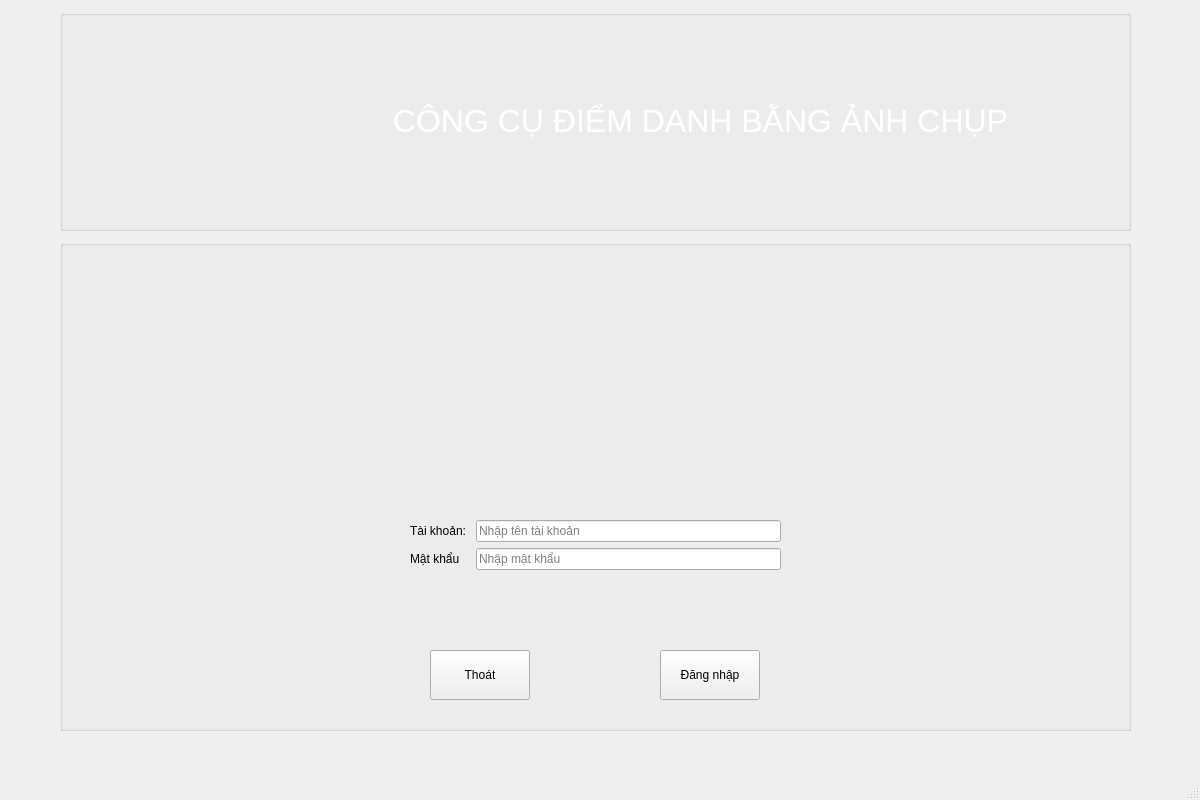
<?xml version="1.0" encoding="UTF-8"?>
<ui version="4.0">
 <class>MainWindow</class>
 <widget class="QMainWindow" name="MainWindow">
  <property name="geometry">
   <rect>
    <x>0</x>
    <y>0</y>
    <width>1200</width>
    <height>800</height>
   </rect>
  </property>
  <property name="windowTitle">
   <string>MainWindow</string>
  </property>
  <widget class="QWidget" name="centralwidget">
   <widget class="QGroupBox" name="groupBox">
    <property name="geometry">
     <rect>
      <x>60</x>
      <y>10</y>
      <width>1071</width>
      <height>221</height>
     </rect>
    </property>
    <property name="layoutDirection">
     <enum>Qt::LeftToRight</enum>
    </property>
    <property name="title">
     <string/>
    </property>
    <widget class="QLabel" name="label">
     <property name="geometry">
      <rect>
       <x>10</x>
       <y>10</y>
       <width>200</width>
       <height>200</height>
      </rect>
     </property>
     <property name="text">
      <string/>
     </property>
     <property name="pixmap">
      <pixmap>C:/Users/Admin/Pictures/khuonmat/mnt-design-logo-giao-duc-1130x570.jpg</pixmap>
     </property>
     <property name="scaledContents">
      <bool>true</bool>
     </property>
     <property name="alignment">
      <set>Qt::AlignCenter</set>
     </property>
    </widget>
    <widget class="QLabel" name="label_2">
     <property name="geometry">
      <rect>
       <x>230</x>
       <y>10</y>
       <width>821</width>
       <height>201</height>
      </rect>
     </property>
     <property name="font">
      <font>
       <family>MS Shell Dlg 2</family>
       <pointsize>24</pointsize>
       <weight>9</weight>
       <italic>false</italic>
       <bold>false</bold>
      </font>
     </property>
     <property name="styleSheet">
      <string notr="true">font: 75 24pt &quot;MS Shell Dlg 2&quot;;
color: rgb(255, 255, 255);</string>
     </property>
     <property name="text">
      <string>CÔNG CỤ ĐIỂM DANH BẰNG ẢNH CHỤP</string>
     </property>
     <property name="alignment">
      <set>Qt::AlignCenter</set>
     </property>
     <property name="buddy">
      <cstring></cstring>
     </property>
    </widget>
   </widget>
   <widget class="QGroupBox" name="groupBox_2">
    <property name="geometry">
     <rect>
      <x>60</x>
      <y>240</y>
      <width>1071</width>
      <height>491</height>
     </rect>
    </property>
    <property name="title">
     <string/>
    </property>
    <widget class="QLabel" name="label_3">
     <property name="geometry">
      <rect>
       <x>410</x>
       <y>10</y>
       <width>250</width>
       <height>250</height>
      </rect>
     </property>
     <property name="text">
      <string/>
     </property>
     <property name="pixmap">
      <pixmap>C:/Users/Admin/Pictures/khuonmat/5087579.png</pixmap>
     </property>
     <property name="scaledContents">
      <bool>true</bool>
     </property>
    </widget>
    <widget class="QPushButton" name="btnThoat">
     <property name="geometry">
      <rect>
       <x>370</x>
       <y>410</y>
       <width>100</width>
       <height>50</height>
      </rect>
     </property>
     <property name="text">
      <string>Thoát</string>
     </property>
    </widget>
    <widget class="QPushButton" name="btnDangNhap">
     <property name="geometry">
      <rect>
       <x>600</x>
       <y>410</y>
       <width>100</width>
       <height>50</height>
      </rect>
     </property>
     <property name="text">
      <string>Đăng nhập</string>
     </property>
     <property name="default">
      <bool>false</bool>
     </property>
    </widget>
    <widget class="QWidget" name="formLayoutWidget">
     <property name="geometry">
      <rect>
       <x>350</x>
       <y>280</y>
       <width>371</width>
       <height>80</height>
      </rect>
     </property>
     <layout class="QFormLayout" name="formLayout">
      <item row="0" column="0">
       <widget class="QLabel" name="lblTaikhoan">
        <property name="text">
         <string>Tài khoản: </string>
        </property>
       </widget>
      </item>
      <item row="0" column="1">
       <widget class="QLineEdit" name="fiTaikhoan">
        <property name="placeholderText">
         <string>Nhập tên tài khoản</string>
        </property>
       </widget>
      </item>
      <item row="1" column="0">
       <widget class="QLabel" name="lblMatkhau">
        <property name="text">
         <string>Mật khẩu</string>
        </property>
       </widget>
      </item>
      <item row="1" column="1">
       <widget class="QLineEdit" name="fiMatkhau">
        <property name="echoMode">
         <enum>QLineEdit::Password</enum>
        </property>
        <property name="placeholderText">
         <string>Nhập mật khẩu</string>
        </property>
       </widget>
      </item>
     </layout>
    </widget>
   </widget>
  </widget>
  <widget class="QMenuBar" name="menubar">
   <property name="geometry">
    <rect>
     <x>0</x>
     <y>0</y>
     <width>1200</width>
     <height>26</height>
    </rect>
   </property>
  </widget>
  <widget class="QStatusBar" name="statusbar"/>
 </widget>
 <resources/>
 <connections/>
</ui>
